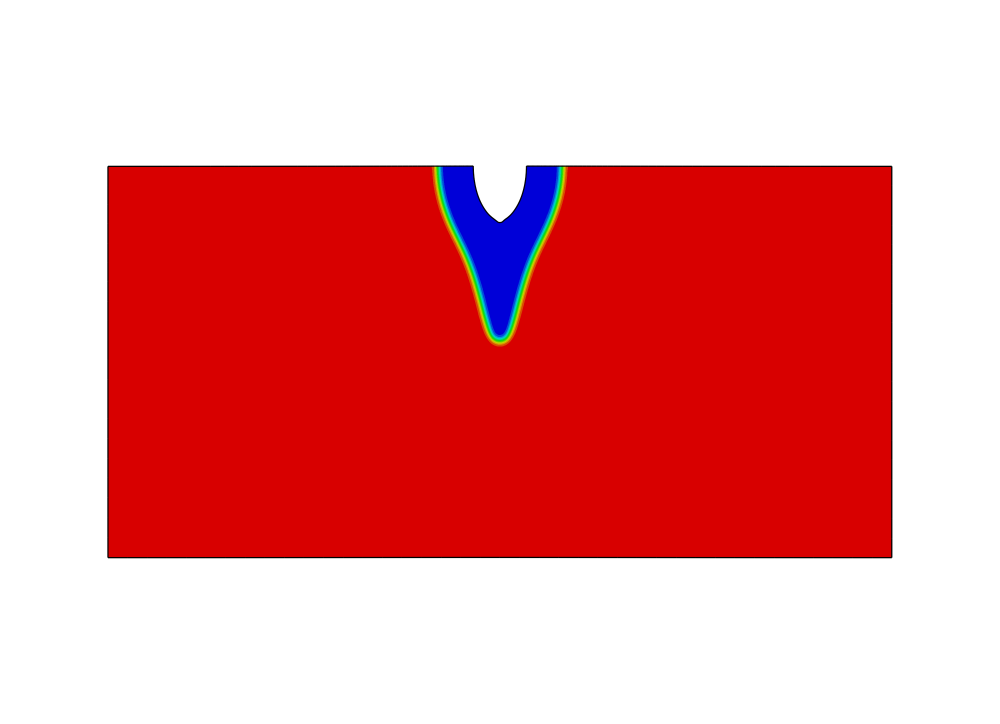
#> input picture paper_examples/phasefield_corrosion/figure/abaqus_ufl_cui_corrison_nt11.png, 4000 x 2895 px (shown at 1/4 size)
$ python -i make_fig3_corrosion.py   (imports and definitions only)
#> lines starting #> are read from the running program, lines starting #| are printed output that depends on the picture
"""Create Figure 3 (phase-field stress corrosion) for the EML manuscript.

Panel (a) is a conventional vector schematic of the generated-UEL comparison
deck (SCC_abaqus_ufl_Tdummy_diag.inp): the 0.30 x 0.15 mm semi-elliptical-pit
domain, +/-0.20 micrometre horizontal loading, and the Step-4 scalar boundary
ramp.  The bottom-corner u_y pins removing the vertical rigid-body mode are an
addition of that adapted deck; the Cui-supplied SCC deck does not include
them.  Everything else matches the released benchmark setup.

Panel (b) is a code-to-code comparison, not digitized journal-article data.
The black line is the 747-frame extraction from the original Cui-supplied UEL;
the blue markers are all 58 raw output frames from the generated fully
block-diagonal ``abaqus_ufl`` UEL.  Only the displayed error statistics use
linear interpolation of the generated history to the original frame times.
This deck matches Section 2.2/Figure 5 of the supplied code documentation.
The 2021 article's semi-elliptical-pit curves use different loads and are not
silently substituted.

Panel (c) embeds the one supplied Abaqus/CAE rendering of the generated-UEL
nodal field NT11 = phi.  The supplied color ramp is retained with three short
labels.  PNG metadata identify Abaqus/CAE 6.24 but not the ODB, job, frame, or
display scale, so those details remain an archival provenance item rather than
an inferred claim in the figure.
"""

from __future__ import annotations

import csv
from pathlib import Path

import matplotlib.pyplot as plt
import numpy as np
from matplotlib.patches import Circle, FancyArrowPatch, Polygon, Rectangle
from PIL import Image, ImageChops


ROOT = Path(__file__).resolve().parents[1]
FIG_DIR = ROOT / "figures"
ABAQUS_DIR = FIG_DIR / "abaqus"
CUI = ROOT.parent / "examples" / "phasefield_corrosion_cui"
ORIGINAL_CURVE_CSV = (
    CUI / "UELCorrosion" / "extracted_results_original"
    / "SCC_original_pit_depth_curve.csv"
)
GENERATED_CURVE_CSV = (
    CUI / "abaqus_test_from_cui"
    / "extracted_results_diag_fixed_order_20260611"
    / "SCC_abaqus_ufl_Tdummy_diag_pit_depth_curve.csv"
)
ALIGNED_CURVE_CSV = (
    CUI / "UELCorrosion" / "extracted_results_original"
    / "cui_original_vs_abaqus_ufl_pit_depth.csv"
)
FIELD_IMAGE = ABAQUS_DIR / "abaqus_ufl_cui_corrison_nt11.png"
FIELD_LEGEND = ABAQUS_DIR / "cui_corrison_legend.png"


def read_rows(path: Path) -> list[dict[str, str]]:
    with path.open(newline="") as f:
        return list(csv.DictReader(f))


# [193 lines left out: functions load_curve, setup_panel, not called in this run]


def crop_white(path: Path, margin: int = 12) -> Image.Image:
    """Crop a supplied Abaqus viewport without changing its pixels."""
#> called with path = 'abaqus_ufl_cui_corrison_nt11.png', margin = 12
    image = Image.open(path).convert("RGB")
    background = Image.new("RGB", image.size, "white")
#> background: PIL image 4000x2895 RGB; every value is 255
    difference = ImageChops.difference(image, background).convert("L")
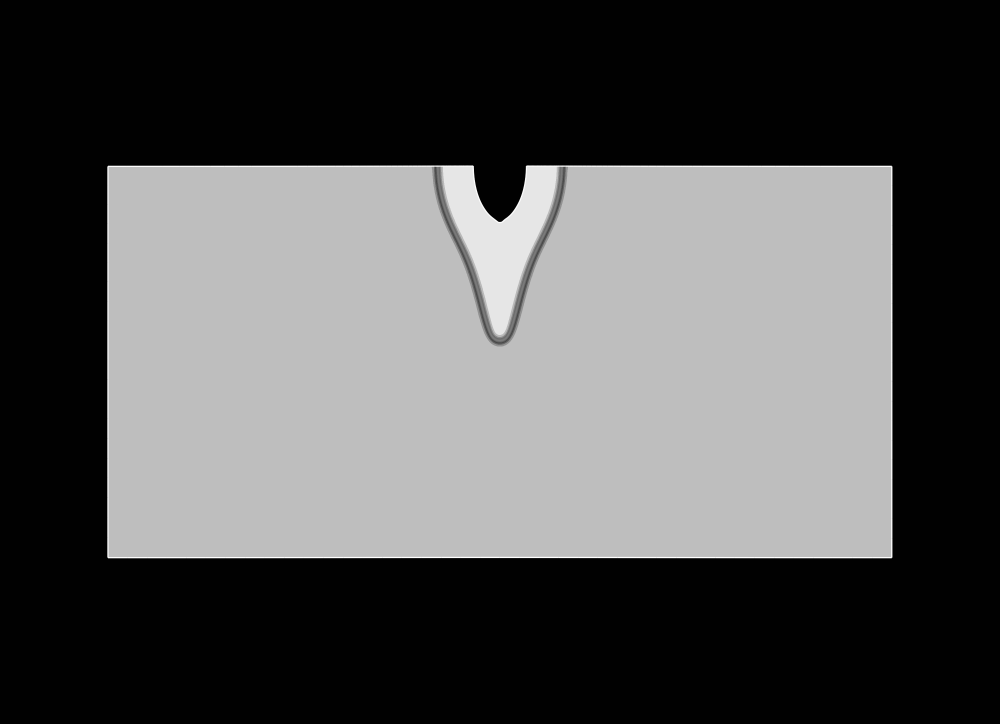
#> difference: PIL image 4000x2895 L (shown at 1/4 size); min 1, max 255, mean 81.3
    bbox = difference.point(lambda value: 255 if value > 8 else 0).getbbox()
#> bbox = (429, 661, 3570, 2234)
    if bbox is None:
        raise ValueError(f"Abaqus snapshot is blank: {path}")
    left, upper, right, lower = bbox
#> left = 429; upper = 661; right = 3570; lower = 2234
    return image.crop((
        max(0, left - margin),
        max(0, upper - margin),
        min(image.width, right + margin),
        min(image.height, lower + margin),
    ))
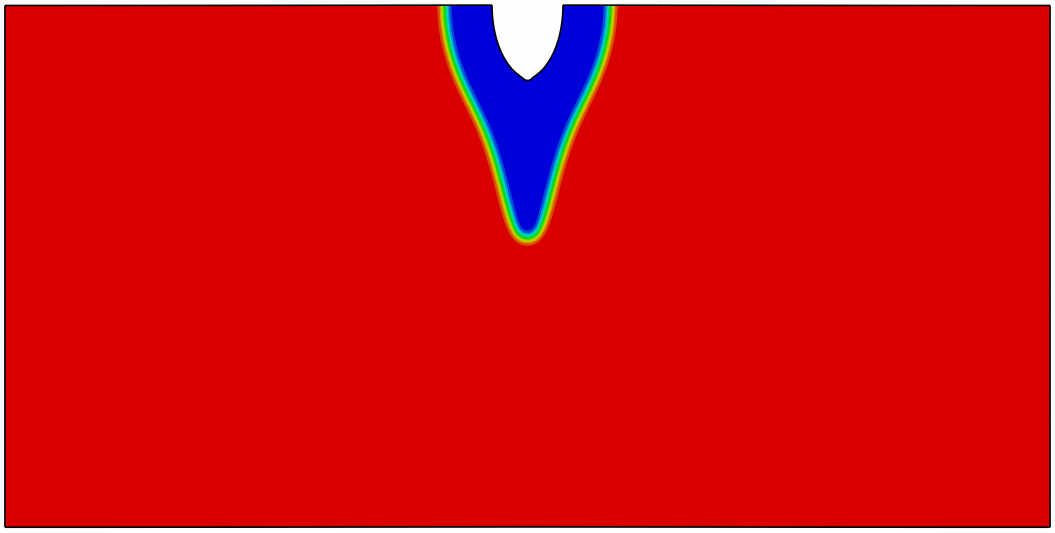
#> returned value: PIL image 3165x1597 RGB (shown at 1/3 size); mean R, G, B 207.7, 10, 14.8


# [148 lines left out: functions crop_color_ramp, field_panel, main, not called in this run]


# [2 lines not run here, left out]

>>> result = crop_white('abaqus_ufl_cui_corrison_nt11.png')
